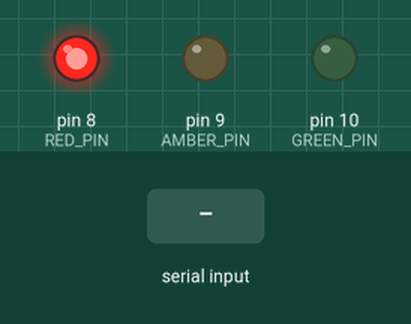
Recording of a sketch running on a simulated Arduino Uno, built with avr-gcc and run on an emulated ATmega328P. Shown: output pins drawn as LEDs (lit = HIGH). The test bench sets the inputs (shaded band).

Above: at 1.2 s.
1.3 s: "Y" received over Serial
At 2.5 s:
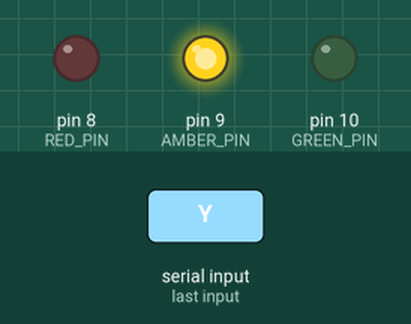
2.8 s: "G" received over Serial
At 3.9 s:
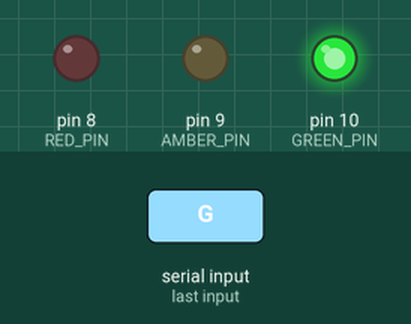
4.3 s: "R" received over Serial
At 9.75 s:
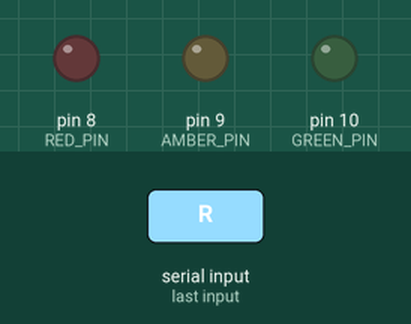
Timing chart, 0 to 11.8 s (numbered marks = the images above; inputs shaded):
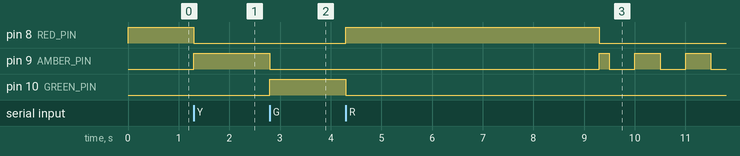

Measured:
- after the input at 1.3 s, pin 8 (RED_PIN): HIGH → LOW at once; pin 9 (AMBER_PIN): LOW → HIGH at once
- after the input at 2.8 s, pin 9 (AMBER_PIN): HIGH → LOW at once; pin 10 (GREEN_PIN): LOW → HIGH at once
- after the input at 4.3 s, pin 8 (RED_PIN): LOW → HIGH at once, → LOW 5.0 s later; pin 10 (GREEN_PIN): HIGH → LOW after 0.00 s instead of 3.5 s

The sketch:

arduino_signal.ino
```cpp
// Three-LED signal for the Traffic Agent demo (Arduino Uno / Nano).
//
// Wiring: each LED anode -> 220 ohm resistor -> pin, cathode -> GND.
//   red LED   -> pin 8
//   amber LED -> pin 9
//   green LED -> pin 10
//
// The computer sends one letter per change: R, Y or G (then a newline).
// If nothing arrives for 5 seconds (cable out, program stopped) the amber
// LED flashes so nobody mistakes a stale colour for the live state.
//
// A desk model only. Never connect this to a real road signal.

const int RED_PIN = 8;
const int AMBER_PIN = 9;
const int GREEN_PIN = 10;
const unsigned long TIMEOUT_MS = 5000;

unsigned long lastByteAt = 0;
bool everHeard = false;

void show(char code) {
  digitalWrite(RED_PIN, code == 'R');
  digitalWrite(AMBER_PIN, code == 'Y');
  digitalWrite(GREEN_PIN, code == 'G');
}

void setup() {
  pinMode(RED_PIN, OUTPUT);
  pinMode(AMBER_PIN, OUTPUT);
  pinMode(GREEN_PIN, OUTPUT);
  Serial.begin(9600);
  show('R');              // safe start: red until told otherwise
}

void loop() {
  while (Serial.available() > 0) {
    char c = Serial.read();

    if (c == 'R' || c == 'Y' || c == 'G') {
      show(c);
      lastByteAt = millis();
      everHeard = true;
    }
  }

  if (everHeard && millis() - lastByteAt > TIMEOUT_MS) {
    // link lost: flash amber
    bool on = (millis() / 500) % 2 == 0;
    digitalWrite(RED_PIN, LOW);
    digitalWrite(GREEN_PIN, LOW);
    digitalWrite(AMBER_PIN, on);
  }
}
```
